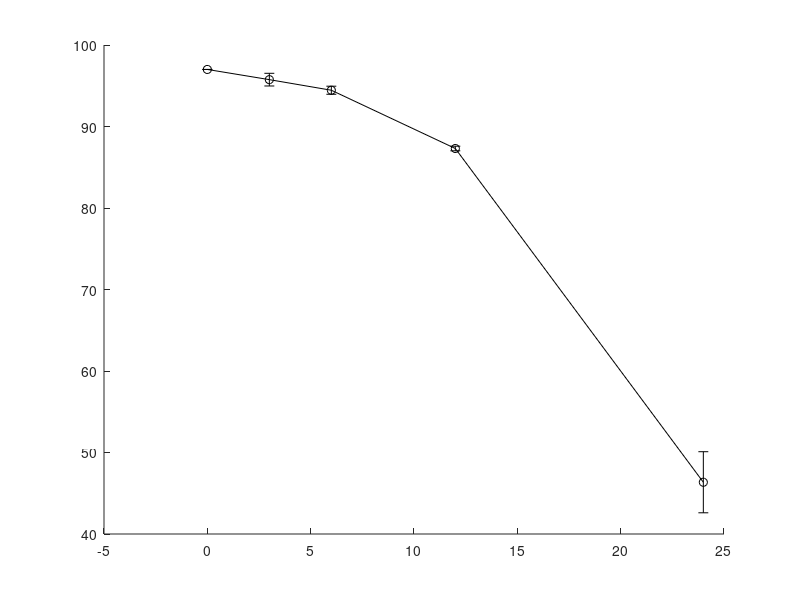

Write MATLAB code to recreate this figure. (Note: this script raises an error after producing the figure.)
%IFN-gamma OT-1 cell death pilot 082913.  Objective was to analyze how exposure to
%IFN-gamma after T cell activation alters cell death.  Hypothesis is that
%greater concentrations of IFN-g increase or accelerate cell death.  

alive_g1=[97 97 95.2 96.3 94.1 94.8 87.5 87.1 49 43.7];
alive_g1=reshape(alive_g1, 2,5);
e1=std(alive_g1);
mean1=mean(alive_g1);

alive_g2=[97 97 96.5 96 92.9 93.2 87.1 87.7 53.1 48.2];
alive_g2=reshape(alive_g2, 2,5);
e2=std(alive_g2);
mean2=mean(alive_g2);

alive_g3=[97 97 96.1 95.7 95.2 94.5 86.9 88 47.3 48.1];
alive_g3=reshape(alive_g3, 2,5);
e3=std(alive_g3);
mean3=mean(alive_g3);

alive_g4=[97 97 95.9 96 94.6 94.3 86.4 87.3 47.5 45.5];
alive_g4=reshape(alive_g4, 2,5);
e4=std(alive_g4);
mean4=mean(alive_g4);

alive_g5=[97 97 95.5 95.5 95.3 94 86.2 87.9 46.8 44.7];
alive_g5=reshape(alive_g5, 2,5);
e5=std(alive_g5);
mean5=mean(alive_g5);

alive_g6=[97 97 96.3 95.2 94.8 93.9 86.3 85.9 47.2 46.7 ];
alive_g6=reshape(alive_g6, 2,5);
e6=std(alive_g6);
mean6=mean(alive_g6);

time=[0 3 6 12 24];

figure()
hold on
errorbar(time, mean1, e1, '-ko', 'markeredgecolor', 'k', 'markerfacecolor', 'r', 'markersize', 8)
errorbar(time, mean2, e2, '-ko', 'markeredgecolor', 'k', 'markerfacecolor', [1 0.5 0], 'markersize', 8)
errorbar(time, mean3, e3, '-ko', 'markeredgecolor', 'k', 'markerfacecolor', 'y', 'markersize', 8)
errorbar(time, mean4, e4, '-ko', 'markeredgecolor', 'k', 'markerfacecolor', 'g', 'markersize', 8)
errorbar(time, mean5, e5, '-ko', 'markeredgecolor', 'k', 'markerfacecolor', 'b', 'markersize', 8)
errorbar(time, mean6, e6, '-ko', 'markeredgecolor', 'k', 'markerfacecolor', 'c', 'markersize', 8)
set(gca, 'Fontsize', 20)
set(gcf, 'color', 'w')
xlabel('Time, (hours)')
ylabel('% Alive')
legend('10nM IFN-\gamma', '1nM', '100pM', '10pM', '1pM', '0')
title('Percent of OT-1 Alive')
box on
